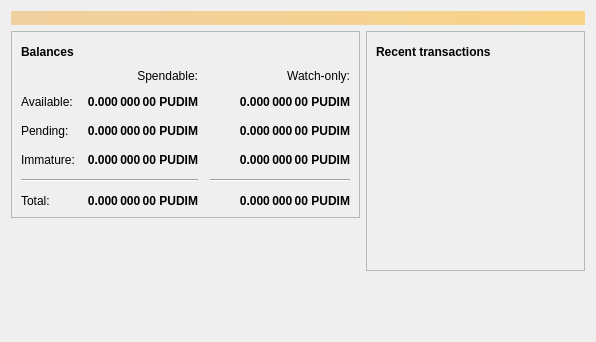
<?xml version="1.0" encoding="UTF-8"?>
<ui version="4.0">
 <class>OverviewPage</class>
 <widget class="QWidget" name="OverviewPage">
  <property name="geometry">
   <rect>
    <x>0</x>
    <y>0</y>
    <width>596</width>
    <height>342</height>
   </rect>
  </property>
  <property name="windowTitle">
   <string>Form</string>
  </property>
  <layout class="QVBoxLayout" name="topLayout">
   <item>
    <widget class="QLabel" name="labelAlerts">
     <property name="visible">
      <bool>false</bool>
     </property>
     <property name="styleSheet">
      <string notr="true">QLabel { background-color: qlineargradient(x1: 0, y1: 0, x2: 1, y2: 0, stop:0 #F0D0A0, stop:1 #F8D488); color:#000000; }</string>
     </property>
     <property name="wordWrap">
      <bool>true</bool>
     </property>
     <property name="margin">
      <number>3</number>
     </property>
     <property name="textInteractionFlags">
      <set>Qt::TextSelectableByMouse</set>
     </property>
    </widget>
   </item>
   <item>
    <layout class="QHBoxLayout" name="horizontalLayout" stretch="1,1">
     <item>
      <layout class="QVBoxLayout" name="verticalLayout_2">
       <item>
        <widget class="QFrame" name="frame">
         <property name="frameShape">
          <enum>QFrame::StyledPanel</enum>
         </property>
         <property name="frameShadow">
          <enum>QFrame::Raised</enum>
         </property>
         <layout class="QVBoxLayout" name="verticalLayout_4">
          <item>
           <layout class="QHBoxLayout" name="horizontalLayout_4">
            <item>
             <widget class="QLabel" name="label_5">
              <property name="font">
               <font>
                <weight>75</weight>
                <bold>true</bold>
               </font>
              </property>
              <property name="text">
               <string>Balances</string>
              </property>
             </widget>
            </item>
            <item>
             <widget class="QPushButton" name="labelWalletStatus">
              <property name="enabled">
               <bool>true</bool>
              </property>
              <property name="maximumSize">
               <size>
                <width>30</width>
                <height>16777215</height>
               </size>
              </property>
              <property name="toolTip">
               <string>The displayed information may be out of date. Your wallet automatically synchronizes with the Pudimcoin network after a connection is established, but this process has not completed yet.</string>
              </property>
              <property name="text">
               <string/>
              </property>
              <property name="icon">
               <iconset resource="../bitcoin.qrc">
                <normaloff>:/icons/warning</normaloff>
                <disabledoff>:/icons/warning</disabledoff>:/icons/warning</iconset>
              </property>
              <property name="iconSize">
               <size>
                <width>24</width>
                <height>24</height>
               </size>
              </property>
              <property name="flat">
               <bool>true</bool>
              </property>
             </widget>
            </item>
            <item>
             <spacer name="horizontalSpacer_3">
              <property name="orientation">
               <enum>Qt::Horizontal</enum>
              </property>
              <property name="sizeHint" stdset="0">
               <size>
                <width>40</width>
                <height>20</height>
               </size>
              </property>
             </spacer>
            </item>
           </layout>
          </item>
          <item>
           <layout class="QGridLayout" name="gridLayout">
            <property name="spacing">
             <number>12</number>
            </property>
            <item row="2" column="2">
             <widget class="QLabel" name="labelWatchPending">
              <property name="font">
               <font>
                <weight>75</weight>
                <bold>true</bold>
               </font>
              </property>
              <property name="cursor">
               <cursorShape>IBeamCursor</cursorShape>
              </property>
              <property name="toolTip">
               <string>Unconfirmed transactions to watch-only addresses</string>
              </property>
              <property name="text">
               <string notr="true">0.000 000 00 PUDIM</string>
              </property>
              <property name="alignment">
               <set>Qt::AlignRight|Qt::AlignTrailing|Qt::AlignVCenter</set>
              </property>
              <property name="textInteractionFlags">
               <set>Qt::LinksAccessibleByMouse|Qt::TextSelectableByKeyboard|Qt::TextSelectableByMouse</set>
              </property>
             </widget>
            </item>
            <item row="2" column="1">
             <widget class="QLabel" name="labelUnconfirmed">
              <property name="font">
               <font>
                <weight>75</weight>
                <bold>true</bold>
               </font>
              </property>
              <property name="cursor">
               <cursorShape>IBeamCursor</cursorShape>
              </property>
              <property name="toolTip">
               <string>Total of transactions that have yet to be confirmed, and do not yet count toward the spendable balance</string>
              </property>
              <property name="text">
               <string notr="true">0.000 000 00 PUDIM</string>
              </property>
              <property name="alignment">
               <set>Qt::AlignRight|Qt::AlignTrailing|Qt::AlignVCenter</set>
              </property>
              <property name="textInteractionFlags">
               <set>Qt::LinksAccessibleByMouse|Qt::TextSelectableByKeyboard|Qt::TextSelectableByMouse</set>
              </property>
             </widget>
            </item>
            <item row="3" column="2">
             <widget class="QLabel" name="labelWatchImmature">
              <property name="font">
               <font>
                <weight>75</weight>
                <bold>true</bold>
               </font>
              </property>
              <property name="cursor">
               <cursorShape>IBeamCursor</cursorShape>
              </property>
              <property name="toolTip">
               <string>Mined balance in watch-only addresses that has not yet matured</string>
              </property>
              <property name="text">
               <string notr="true">0.000 000 00 PUDIM</string>
              </property>
              <property name="alignment">
               <set>Qt::AlignRight|Qt::AlignTrailing|Qt::AlignVCenter</set>
              </property>
              <property name="textInteractionFlags">
               <set>Qt::LinksAccessibleByMouse|Qt::TextSelectableByKeyboard|Qt::TextSelectableByMouse</set>
              </property>
             </widget>
            </item>
            <item row="4" column="0" colspan="2">
             <widget class="Line" name="line">
              <property name="orientation">
               <enum>Qt::Horizontal</enum>
              </property>
             </widget>
            </item>
            <item row="4" column="2">
             <widget class="Line" name="lineWatchBalance">
              <property name="sizePolicy">
               <sizepolicy hsizetype="Preferred" vsizetype="Fixed">
                <horstretch>0</horstretch>
                <verstretch>0</verstretch>
               </sizepolicy>
              </property>
              <property name="minimumSize">
               <size>
                <width>140</width>
                <height>0</height>
               </size>
              </property>
              <property name="orientation">
               <enum>Qt::Horizontal</enum>
              </property>
             </widget>
            </item>
            <item row="5" column="0">
             <widget class="QLabel" name="labelTotalText">
              <property name="text">
               <string>Total:</string>
              </property>
             </widget>
            </item>
            <item row="3" column="1">
             <widget class="QLabel" name="labelImmature">
              <property name="font">
               <font>
                <weight>75</weight>
                <bold>true</bold>
               </font>
              </property>
              <property name="cursor">
               <cursorShape>IBeamCursor</cursorShape>
              </property>
              <property name="toolTip">
               <string>Mined balance that has not yet matured</string>
              </property>
              <property name="text">
               <string notr="true">0.000 000 00 PUDIM</string>
              </property>
              <property name="alignment">
               <set>Qt::AlignRight|Qt::AlignTrailing|Qt::AlignVCenter</set>
              </property>
              <property name="textInteractionFlags">
               <set>Qt::LinksAccessibleByMouse|Qt::TextSelectableByKeyboard|Qt::TextSelectableByMouse</set>
              </property>
             </widget>
            </item>
            <item row="2" column="3">
             <spacer name="horizontalSpacer_2">
              <property name="orientation">
               <enum>Qt::Horizontal</enum>
              </property>
              <property name="sizeHint" stdset="0">
               <size>
                <width>40</width>
                <height>20</height>
               </size>
              </property>
             </spacer>
            </item>
            <item row="3" column="0">
             <widget class="QLabel" name="labelImmatureText">
              <property name="text">
               <string>Immature:</string>
              </property>
             </widget>
            </item>
            <item row="5" column="1">
             <widget class="QLabel" name="labelTotal">
              <property name="font">
               <font>
                <weight>75</weight>
                <bold>true</bold>
               </font>
              </property>
              <property name="cursor">
               <cursorShape>IBeamCursor</cursorShape>
              </property>
              <property name="toolTip">
               <string>Your current total balance</string>
              </property>
              <property name="text">
               <string notr="true">0.000 000 00 PUDIM</string>
              </property>
              <property name="alignment">
               <set>Qt::AlignRight|Qt::AlignTrailing|Qt::AlignVCenter</set>
              </property>
              <property name="textInteractionFlags">
               <set>Qt::LinksAccessibleByMouse|Qt::TextSelectableByKeyboard|Qt::TextSelectableByMouse</set>
              </property>
             </widget>
            </item>
            <item row="5" column="2">
             <widget class="QLabel" name="labelWatchTotal">
              <property name="font">
               <font>
                <weight>75</weight>
                <bold>true</bold>
               </font>
              </property>
              <property name="cursor">
               <cursorShape>IBeamCursor</cursorShape>
              </property>
              <property name="toolTip">
               <string>Current total balance in watch-only addresses</string>
              </property>
              <property name="text">
               <string notr="true">0.000 000 00 PUDIM</string>
              </property>
              <property name="alignment">
               <set>Qt::AlignRight|Qt::AlignTrailing|Qt::AlignVCenter</set>
              </property>
              <property name="textInteractionFlags">
               <set>Qt::LinksAccessibleByMouse|Qt::TextSelectableByKeyboard|Qt::TextSelectableByMouse</set>
              </property>
             </widget>
            </item>
            <item row="0" column="2">
             <widget class="QLabel" name="labelWatchonly">
              <property name="text">
               <string>Watch-only:</string>
              </property>
              <property name="alignment">
               <set>Qt::AlignRight|Qt::AlignTrailing|Qt::AlignVCenter</set>
              </property>
             </widget>
            </item>
            <item row="1" column="0">
             <widget class="QLabel" name="labelBalanceText">
              <property name="text">
               <string>Available:</string>
              </property>
             </widget>
            </item>
            <item row="1" column="1">
             <widget class="QLabel" name="labelBalance">
              <property name="font">
               <font>
                <weight>75</weight>
                <bold>true</bold>
               </font>
              </property>
              <property name="cursor">
               <cursorShape>IBeamCursor</cursorShape>
              </property>
              <property name="toolTip">
               <string>Your current spendable balance</string>
              </property>
              <property name="text">
               <string notr="true">0.000 000 00 PUDIM</string>
              </property>
              <property name="alignment">
               <set>Qt::AlignRight|Qt::AlignTrailing|Qt::AlignVCenter</set>
              </property>
              <property name="textInteractionFlags">
               <set>Qt::LinksAccessibleByMouse|Qt::TextSelectableByKeyboard|Qt::TextSelectableByMouse</set>
              </property>
             </widget>
            </item>
            <item row="1" column="2">
             <widget class="QLabel" name="labelWatchAvailable">
              <property name="font">
               <font>
                <weight>75</weight>
                <bold>true</bold>
               </font>
              </property>
              <property name="cursor">
               <cursorShape>IBeamCursor</cursorShape>
              </property>
              <property name="toolTip">
               <string>Your current balance in watch-only addresses</string>
              </property>
              <property name="text">
               <string notr="true">0.000 000 00 PUDIM</string>
              </property>
              <property name="alignment">
               <set>Qt::AlignRight|Qt::AlignTrailing|Qt::AlignVCenter</set>
              </property>
              <property name="textInteractionFlags">
               <set>Qt::LinksAccessibleByMouse|Qt::TextSelectableByKeyboard|Qt::TextSelectableByMouse</set>
              </property>
             </widget>
            </item>
            <item row="2" column="0">
             <widget class="QLabel" name="labelPendingText">
              <property name="text">
               <string>Pending:</string>
              </property>
             </widget>
            </item>
            <item row="0" column="1">
             <widget class="QLabel" name="labelSpendable">
              <property name="text">
               <string>Spendable:</string>
              </property>
              <property name="alignment">
               <set>Qt::AlignRight|Qt::AlignTrailing|Qt::AlignVCenter</set>
              </property>
             </widget>
            </item>
           </layout>
          </item>
         </layout>
        </widget>
       </item>
       <item>
        <spacer name="verticalSpacer">
         <property name="orientation">
          <enum>Qt::Vertical</enum>
         </property>
         <property name="sizeHint" stdset="0">
          <size>
           <width>20</width>
           <height>40</height>
          </size>
         </property>
        </spacer>
       </item>
      </layout>
     </item>
     <item>
      <layout class="QVBoxLayout" name="verticalLayout_3">
       <item>
        <widget class="QFrame" name="frame_2">
         <property name="frameShape">
          <enum>QFrame::StyledPanel</enum>
         </property>
         <property name="frameShadow">
          <enum>QFrame::Raised</enum>
         </property>
         <layout class="QVBoxLayout" name="verticalLayout">
          <item>
           <layout class="QHBoxLayout" name="horizontalLayout_2">
            <item>
             <widget class="QLabel" name="label_4">
              <property name="font">
               <font>
                <weight>75</weight>
                <bold>true</bold>
               </font>
              </property>
              <property name="text">
               <string>Recent transactions</string>
              </property>
             </widget>
            </item>
            <item>
             <widget class="QPushButton" name="labelTransactionsStatus">
              <property name="enabled">
               <bool>true</bool>
              </property>
              <property name="maximumSize">
               <size>
                <width>30</width>
                <height>16777215</height>
               </size>
              </property>
              <property name="toolTip">
               <string>The displayed information may be out of date. Your wallet automatically synchronizes with the Pudimcoin network after a connection is established, but this process has not completed yet.</string>
              </property>
              <property name="text">
               <string/>
              </property>
              <property name="icon">
               <iconset resource="../bitcoin.qrc">
                <normaloff>:/icons/warning</normaloff>
                <disabledoff>:/icons/warning</disabledoff>:/icons/warning</iconset>
              </property>
              <property name="iconSize">
               <size>
                <width>24</width>
                <height>24</height>
               </size>
              </property>
              <property name="flat">
               <bool>true</bool>
              </property>
             </widget>
            </item>
            <item>
             <spacer name="horizontalSpacer">
              <property name="orientation">
               <enum>Qt::Horizontal</enum>
              </property>
              <property name="sizeHint" stdset="0">
               <size>
                <width>40</width>
                <height>20</height>
               </size>
              </property>
             </spacer>
            </item>
           </layout>
          </item>
          <item>
           <widget class="QListView" name="listTransactions">
            <property name="styleSheet">
             <string notr="true">QListView { background: transparent; }</string>
            </property>
            <property name="frameShape">
             <enum>QFrame::NoFrame</enum>
            </property>
            <property name="verticalScrollBarPolicy">
             <enum>Qt::ScrollBarAlwaysOff</enum>
            </property>
            <property name="horizontalScrollBarPolicy">
             <enum>Qt::ScrollBarAlwaysOff</enum>
            </property>
            <property name="selectionMode">
             <enum>QAbstractItemView::NoSelection</enum>
            </property>
           </widget>
          </item>
         </layout>
        </widget>
       </item>
       <item>
        <spacer name="verticalSpacer_2">
         <property name="orientation">
          <enum>Qt::Vertical</enum>
         </property>
         <property name="sizeHint" stdset="0">
          <size>
           <width>20</width>
           <height>40</height>
          </size>
         </property>
        </spacer>
       </item>
      </layout>
     </item>
    </layout>
   </item>
  </layout>
 </widget>
 <resources/>
 <connections/>
</ui>
